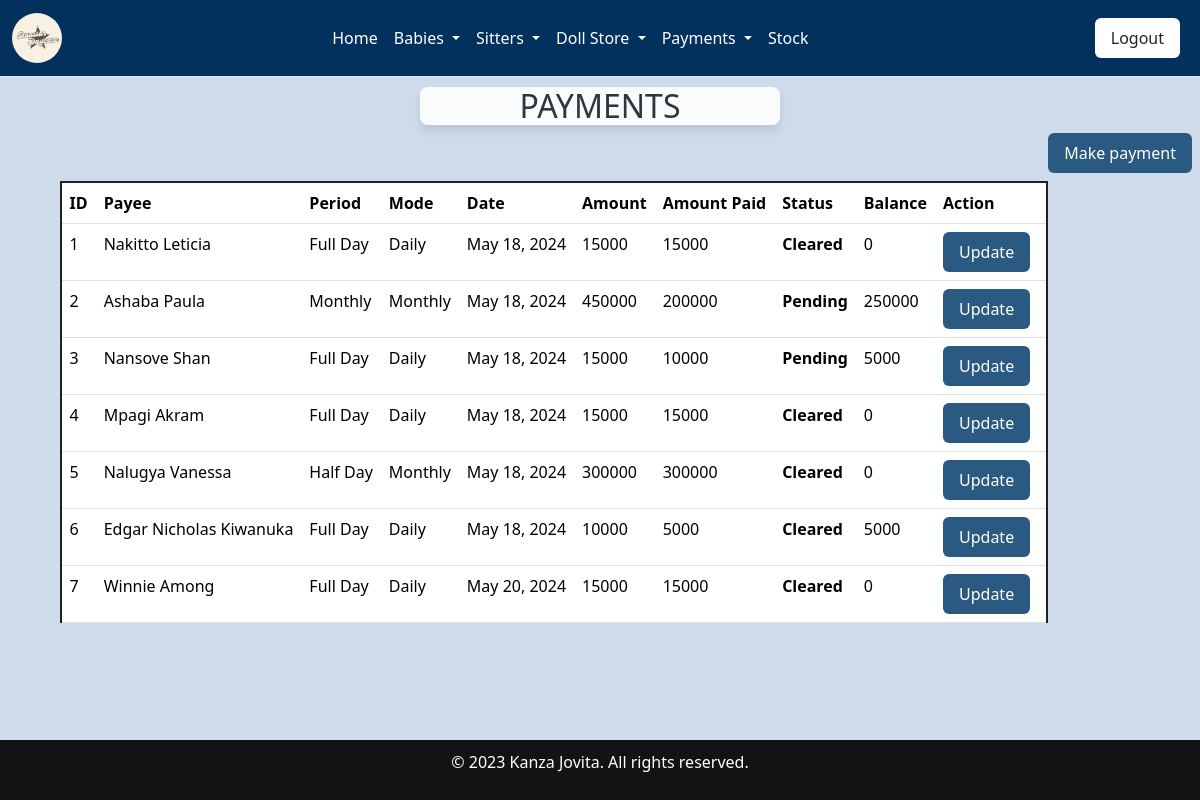
The app's page /paymentform/ (signed in), older data.
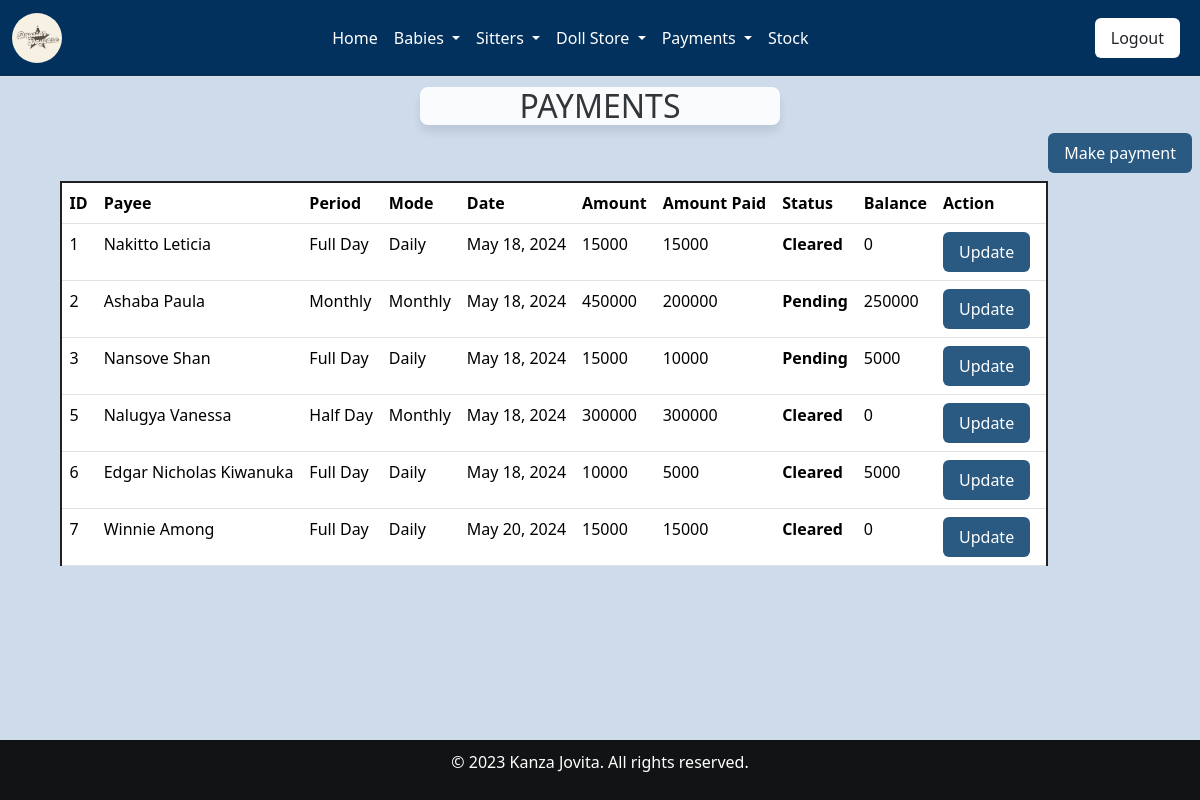
The same page, newer data.
### home/models.py (models this page shows, shortened)
class Payment(models.Model):
    payee = models.ForeignKey(Babyreg, on_delete=models.CASCADE, null=True, blank=True)
    c_payment = models.ForeignKey(Categorystay, on_delete=models.SET_NULL, null=True, blank=True)
    c_mode = models.ForeignKey(Categorymode, on_delete=models.SET_NULL, null=True)
    date = models.DateField(auto_now_add=True, null=True)
    amount_choices = [
        (10000, '10,000'),
        (15000, '15,000'),
        (300000, '300,000'),
        (450000, '450,000'),
    ]
    selected_amount = models.IntegerField(choices=amount_choices, null=False, blank=False,default=0)
    amount_paid = models.IntegerField(null=False, blank=False)
    payment_status = models.CharField(choices=[('Cleared', 'Cleared'), ('Pending', 'Pending')], max_length=100,default=0)
    balance = models.IntegerField(null=True, blank=True)

class Babyreg(models.Model):
    Baby_name = models.CharField(max_length=30, null=False, blank=False)
    baby_number = models.CharField(max_length=30, unique=True ,null=False, blank=False)
    fathers_names = models.CharField(max_length=30, null=False, blank=False)
    mothers_names = models.CharField(max_length=30, null=False, blank=False)
    c_stay = models.ForeignKey(Categorystay, on_delete=models.SET_NULL, null=True, blank=True)
    Date = models.DateTimeField()
    Gender =  models.CharField(choices=[('Male', 'Male'),('Female', 'Female')], max_length=100)
    Age = models.CharField(max_length=20, blank=False, null=False)
    Location = models.CharField(max_length=30, null=False, blank=False)
    brought_by = models.CharField(max_length=200)
    created_at = models.DateTimeField(auto_now_add=True,null=True)
    def __str__(self):
        print(f"Baby name: {self.Baby_name}, Type: {type(self.Baby_name)}")
        if self.Baby_name is not None:
            return str(self.Baby_name)
        else:
            return "Unnamed Baby"

class Categorystay(models.Model):
    name = models.CharField(max_length=100,null=True,blank=True)
    def __str__(self):
        return str(self.name)

class Categorymode(models.Model):
    c_name = models.CharField(max_length=100,null=True,blank=True)
    def __str__(self):
        return str(self.c_name)

### home/views.py (the view)
# urls.py: path('paymentform/', views.payment, name='paymentform'),
@login_required
def payment(request):
    if request.method == 'POST':  # Checking if the request method is POST
        form = PaymentForm(request.POST)  # Binding data from POST request to the payment form
        if form.is_valid():
            form.save()
            return redirect('paymentform')
    else:
        payments = Payment.objects.all()  # Retrieving all payment objects
        form = PaymentForm()  # Creating a new instance of the payment form for GET requests
    return render(request, 'paymentform.html', {'form': form, 'payments': payments})

### home/templates/paymentform.html (shortened to what this page needs)
{% extends 'base.html' %}
{% load static %}
{% block content %}
<div class="card-header" style="background-color: white;">
    <h2>PAYMENTS</h2>
</div>
<a style="float: right;" href="/addpayment" class="btn btn-primary mb-3">Make payment</a>
<br><br>
<div class="table-responsive" style="margin-left: left; float: right;">
    <table class="table table-bordered"  style="border-top: 2px solid rgb(34,32,32); border-left: 2px solid rgb(34,32,32); border-right: 2px solid rgb(34,32,32);">
        <thead class="table">
            <tr>
                <th scope="col">ID</th>
                <th scope="col">Payee</th>
                <th scope="col">Period</th>
                <th scope="col">Mode</th>
                <th scope="col">Date</th>
                <th scope="col">Amount</th>
                <th scope="col">Amount Paid</th>
                <th scope="col">Status</th>
                <th scope="col">Balance</th>
                <th scope=>Action</th>
            </tr>
        </thead>
        <tbody>
            {% for payment  in payments %}
            <tr style="background-color:rgba(158, 184, 217, 0.5);">
                <td>{{ payment.id }}</td>
                <td>{{ payment.payee }}</td>
                <td>{{ payment.c_payment }}</td>
                <td>{{ payment.c_mode }}</td>
                <td>{{ payment.date }}</td>
                <td>{{ payment.selected_amount }}</td>
                <td>{{ payment.amount_paid }}</td>
                <td class="{% if payment.payment_status == 'Pending' %}Pending{% elif payment.payment_status == 'Cleared' %}Cleared{% endif %}">
                    {{ payment.payment_status }}
                </td>
                <td>{{ payment.balance }}</td>
                <td>
                    <a href="{% url 'editpayment' id=payment.id %}" class="btn btn-primary ">Update</a>
                </td>
            </tr>
            {% endfor %}
        </tbody>
    </table>
    <br><br><br><br>
</div>
{% endblock %}

Row changes from the older to the newer data that the page shows:
removed Payment: id "4", payee "Mpagi Akram", c_payment "Full Day", c_mode "Daily", date "May 18, 2024", selected_amount "15000", amount_paid "15000", payment_status "Cleared", balance "0"
